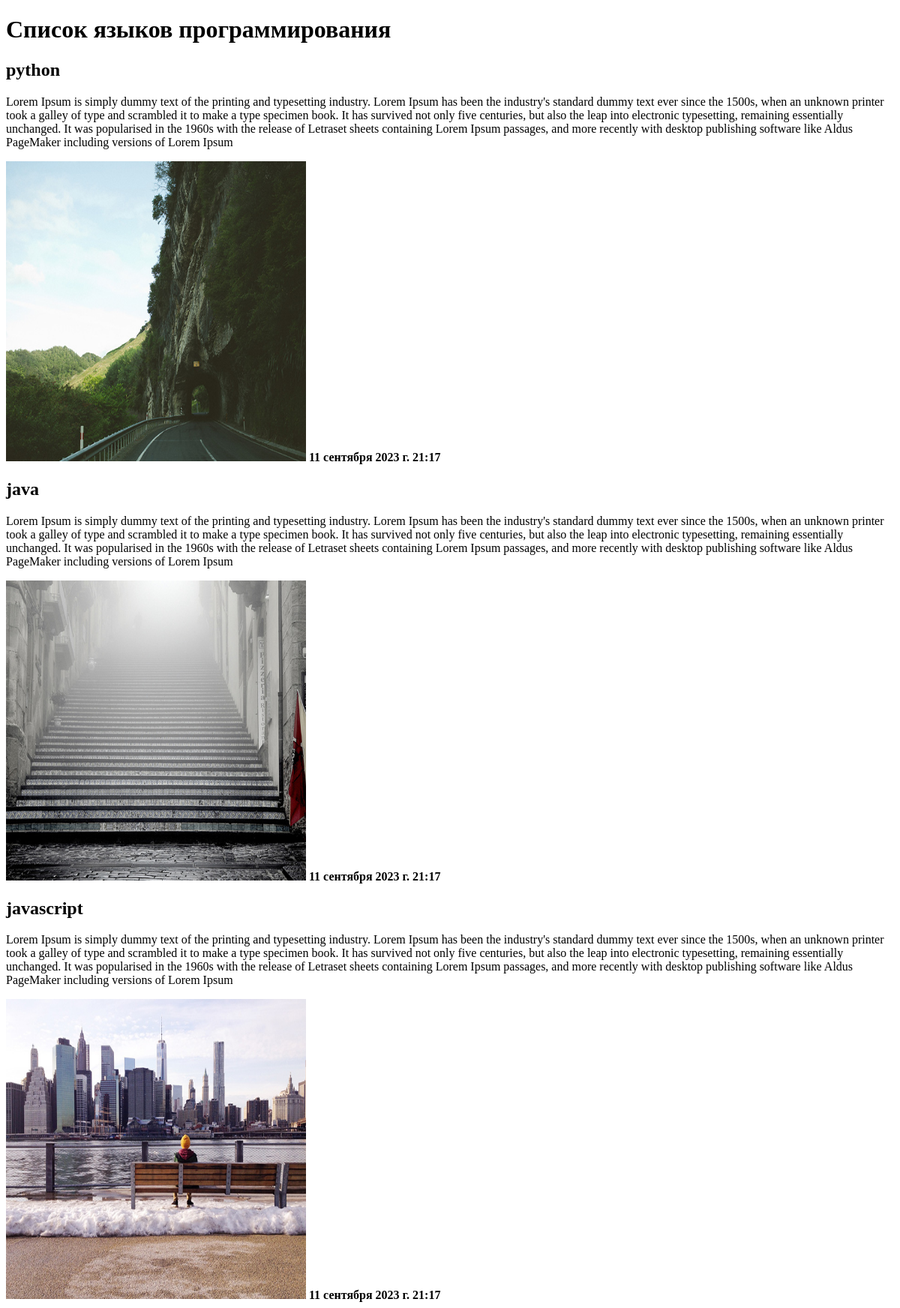
/programm_lang/, run on an earlier commit of the app's database.
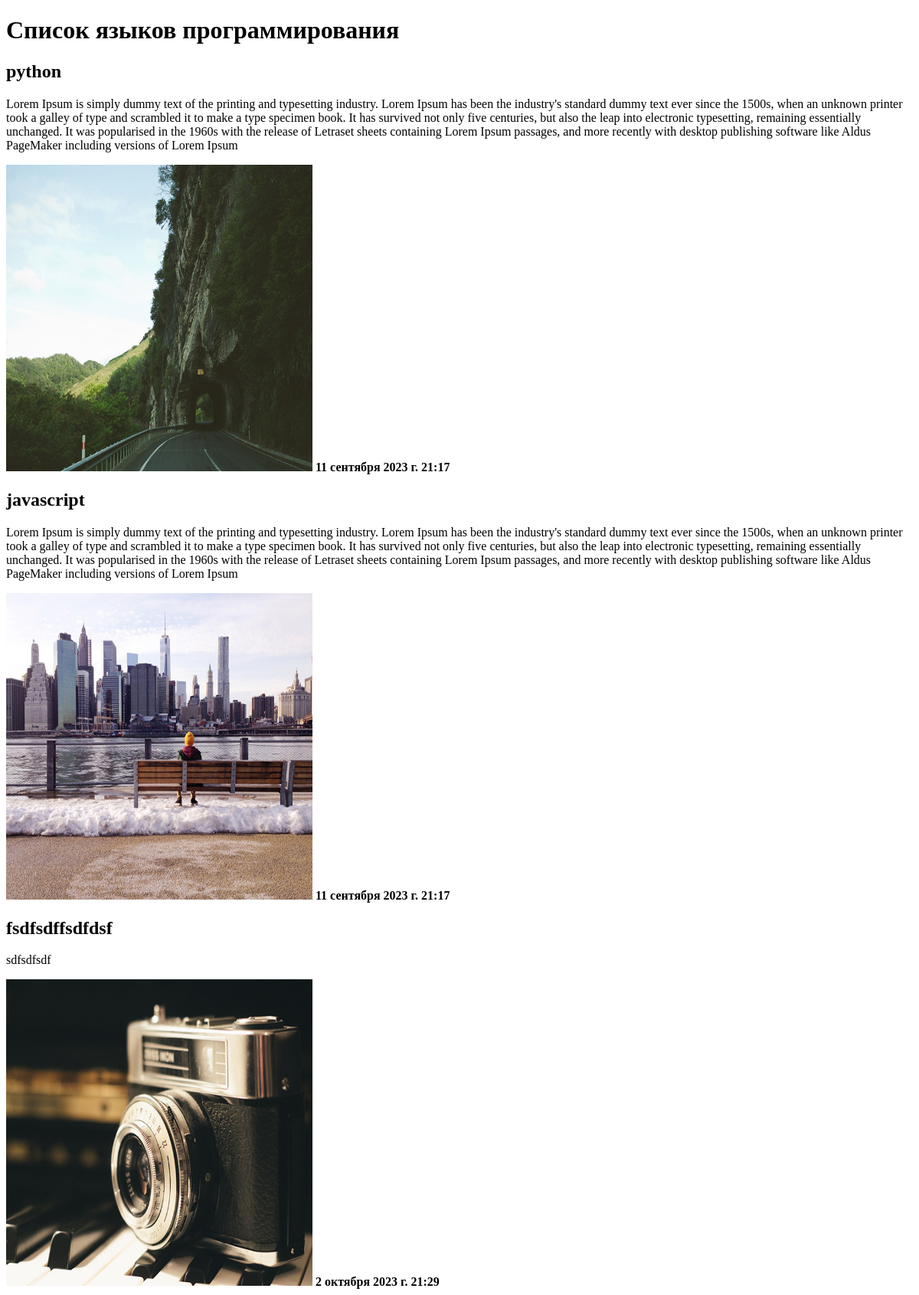
And on a later commit of the database.
### blog/models.py (models this page shows, shortened)
class ProgramLang(models.Model):
    title = models.CharField(max_length=50)
    description = models.TextField()
    image = models.ImageField(upload_to="")
    created_at = models.DateTimeField(auto_now_add=True)

### blog/views.py (the view)
# urls.py: path("programm_lang/", views.program_lang_view, name="programm_lang"),
def program_lang_view(request):
    lang = models.ProgramLang.objects.all()
    return render(request, "blog.html", {"lang_key": lang})

### templates/blog.html (shortened to what this page needs)
{% load static %}
<!DOCTYPE html>
<html lang="en">
<head>
    <link rel="stylesheet" href="{% static 'css/style.css' %}">
</head>
<body>
<h1>Список языков программирования</h1>
{% for i in lang_key %}
    <h2>{{i.title}}</h2>
    <p>{{i.description}}</p>
    <img src="{{i.image.url}}" alt="image_programm lang" width="400" height="400">
    <b>{{i.created_at}}</b>
{% endfor %}
</body>
</html>

What changed in the data, as far as the page shows it:
removed ProgramLang: title "java", description "Lorem Ipsum is simply dummy text of the printing and typesetting industry. Lorem Ipsum has been the industry's standard dummy text ever since the 1500s, when an unknown printer took a galley of type and scrambled it to make a type specimen book. It has survived not only five centuries, but also the leap into electronic typesetting, remaining essentially unchanged. It was popularised in the 1960s with the release of Letraset sheets containing Lorem Ipsum passages, and more recently with desktop publishing software like Aldus PageMaker including versions of Lorem Ipsum", image (picture), created_at "11 сентября 2023 г. 21:17"
added ProgramLang: title "fsdfsdffsdfdsf", description "sdfsdfsdf", image (picture), created_at "2 октября 2023 г. 21:29"
